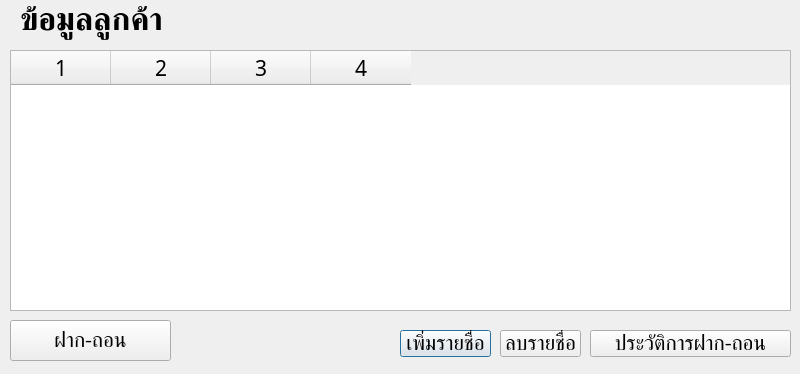
<?xml version="1.0" encoding="UTF-8"?>
<ui version="4.0">
 <class>AddItem</class>
 <widget class="QDialog" name="AddItem">
  <property name="geometry">
   <rect>
    <x>0</x>
    <y>0</y>
    <width>800</width>
    <height>374</height>
   </rect>
  </property>
  <property name="font">
   <font>
    <family>TH SarabunPSK</family>
    <pointsize>18</pointsize>
   </font>
  </property>
  <property name="windowTitle">
   <string>จัดการลูกค้า</string>
  </property>
  <property name="layoutDirection">
   <enum>Qt::RightToLeft</enum>
  </property>
  <property name="autoFillBackground">
   <bool>false</bool>
  </property>
  <widget class="QTableWidget" name="table_stock1">
   <property name="geometry">
    <rect>
     <x>10</x>
     <y>50</y>
     <width>781</width>
     <height>261</height>
    </rect>
   </property>
   <property name="font">
    <font>
     <family>TH SarabunPSK</family>
     <pointsize>16</pointsize>
    </font>
   </property>
   <property name="layoutDirection">
    <enum>Qt::LeftToRight</enum>
   </property>
   <property name="editTriggers">
    <set>QAbstractItemView::NoEditTriggers</set>
   </property>
   <property name="selectionMode">
    <enum>QAbstractItemView::SingleSelection</enum>
   </property>
   <property name="selectionBehavior">
    <enum>QAbstractItemView::SelectRows</enum>
   </property>
   <property name="sortingEnabled">
    <bool>true</bool>
   </property>
   <property name="columnCount">
    <number>4</number>
   </property>
   <column/>
   <column/>
   <column/>
   <column/>
  </widget>
  <widget class="QLabel" name="label">
   <property name="geometry">
    <rect>
     <x>20</x>
     <y>0</y>
     <width>251</width>
     <height>41</height>
    </rect>
   </property>
   <property name="font">
    <font>
     <family>TH SarabunPSK</family>
     <pointsize>24</pointsize>
     <weight>75</weight>
     <bold>true</bold>
    </font>
   </property>
   <property name="text">
    <string>ข้อมูลลูกค้า</string>
   </property>
  </widget>
  <widget class="QPushButton" name="addCustom_button">
   <property name="geometry">
    <rect>
     <x>400</x>
     <y>330</y>
     <width>91</width>
     <height>27</height>
    </rect>
   </property>
   <property name="font">
    <font>
     <family>TH SarabunPSK</family>
     <pointsize>16</pointsize>
    </font>
   </property>
   <property name="text">
    <string>เพิ่มรายชื่อ</string>
   </property>
  </widget>
  <widget class="QPushButton" name="WD_button">
   <property name="geometry">
    <rect>
     <x>10</x>
     <y>320</y>
     <width>161</width>
     <height>41</height>
    </rect>
   </property>
   <property name="font">
    <font>
     <family>TH SarabunPSK</family>
     <pointsize>16</pointsize>
    </font>
   </property>
   <property name="text">
    <string>ฝาก-ถอน</string>
   </property>
  </widget>
  <widget class="QPushButton" name="historyCustom_button">
   <property name="geometry">
    <rect>
     <x>590</x>
     <y>330</y>
     <width>201</width>
     <height>27</height>
    </rect>
   </property>
   <property name="font">
    <font>
     <family>TH SarabunPSK</family>
     <pointsize>16</pointsize>
    </font>
   </property>
   <property name="text">
    <string>ประวัติการฝาก-ถอน</string>
   </property>
  </widget>
  <widget class="QPushButton" name="removeCustom_button">
   <property name="geometry">
    <rect>
     <x>500</x>
     <y>330</y>
     <width>81</width>
     <height>27</height>
    </rect>
   </property>
   <property name="font">
    <font>
     <family>TH SarabunPSK</family>
     <pointsize>16</pointsize>
    </font>
   </property>
   <property name="text">
    <string>ลบรายชื่อ</string>
   </property>
  </widget>
 </widget>
 <resources/>
 <connections/>
</ui>
